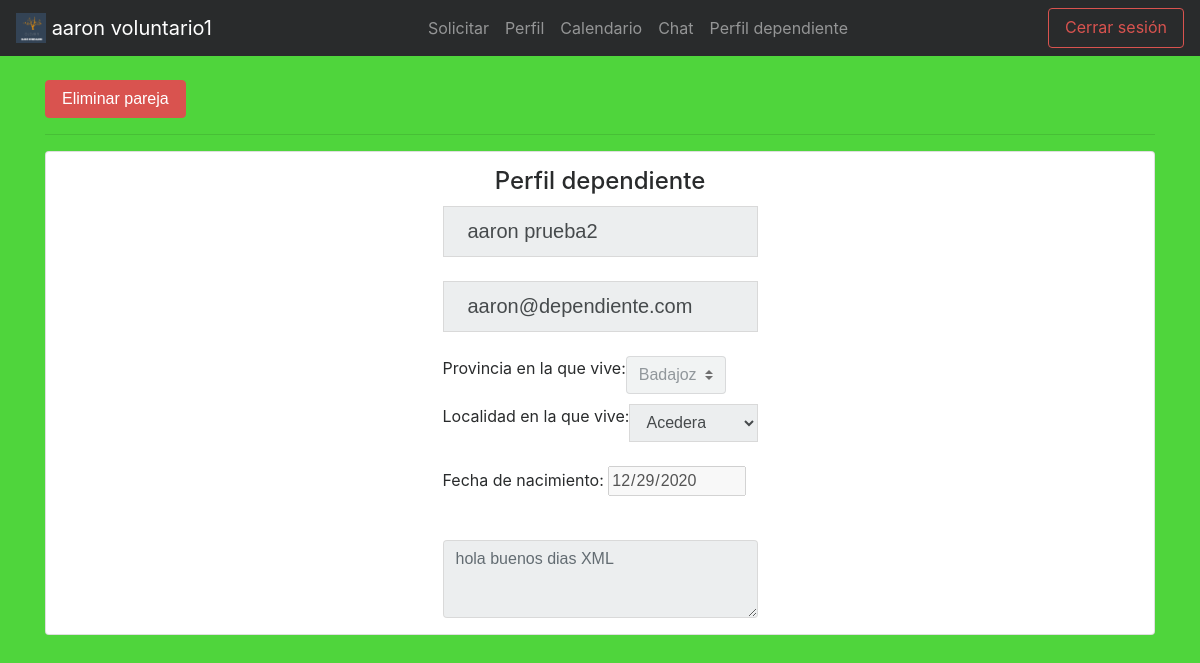
The page /perfil_dependiente.php (signed in) on the database its author committed.
### tables this page shows
CREATE TABLE `dependiente` (
  `Password` varchar(20) NOT NULL,
  `Nombre` varchar(100) NOT NULL,
  `Correo` varchar(50) DEFAULT NULL,
  `Numero_socio` int(11) NOT NULL,
  `Provincia` varchar(50) DEFAULT NULL,
  `Localidad` varchar(50) DEFAULT NULL,
  `Fecha_nacimiento` varchar(30) DEFAULT NULL,
  `Necesidad` varchar(200) DEFAULT NULL,
  `voluntario` varchar(25) DEFAULT NULL
);

### perfil_dependiente.php (the view, shortened to what this page needs)
<?php
include_once "funciones.php";
$voluntario = $_SESSION['usuario'];
$sql = "SELECT * FROM dependiente WHERE voluntario=:voluntario;";
$consulta = $conexion->prepare($sql);
$consulta->execute([":voluntario" => $voluntario->Numero_socio]);
$dependiente = $consulta->fetch(PDO::FETCH_OBJ);
?>
<!DOCTYPE html>
<html lang="es">
<head>
    <link rel="stylesheet" href="css/bootstrap.css">
</head>
<body style="background-color: #4FD53C;">
    <?php
    $sql = "SELECT * FROM parejas WHERE id_voluntario=:id_voluntario";
    $consulta = $conexion->prepare($sql);
    $consulta->execute(["id_voluntario" => $voluntario->Numero_socio]);
    if ($consulta->rowCount() == 0) {
    ?>
        <div class="alert alert-success mt-3 text-center">Todavía no se le ha asignado un dependiente.</div>
    <?php
    } else {
    ?>
        <div class="container">
            <br>
            <button type="button" class="btn btn-danger" data-toggle="modal" data-target="#exampleModal">
                Eliminar pareja
            </button>
            <hr>
            <div class="card bg-light">
                <article class="card-body mx-auto" style="max-width: 400px;">
                    <h4 class="card-title mt-3 text-center">Perfil dependiente</h4>
                    <form>
                        <div class="input-group input-group-lg">
                            <input id="Nombre" name="Nombre" class="form-control input-lg" aria-describedby="inputGroup-sizing-lg" placeholder="Nombre completo" type="text" value="<?php echo $dependiente->Nombre ?>" disabled>
                        </div>
                        <br>
                        <div class="input-group input-group-lg">
                            <input name="correo" id="correo" class="form-control" placeholder="Correo Electronico" type="email" value="<?php echo $dependiente->Correo ?>" disabled>
                        </div>
                        <br>
                        <div class="input-group mb-8">
                            <div class="input-group-prepend">
                                <label class="input-group-text" for="inputGroupSelect01">Provincia en la que vive: </label>
                            </div>
                            <select name="provinciaList" id="provinciaList" class="custom-select" disabled>
                                <option><?php echo $dependiente->Provincia ?></option>
                            </select>
                            <br>
                            <br>
                        </div>
                        <div class="input-group mb-8">
                            <div class="input-group-prepend">
                                <label class="input-group-text" for="inputGroupSelect01">Localidad en la que vive: </label>
                            </div>
                            <select name="localidadList" id="localidadList" class="form-control" disabled>
                                <option><?php echo $dependiente->Localidad ?></option>
                            </select> <span id="advice"> </span>
                        </div>
                        <br>
                        <div class="form-group">
                            <label for="start">Fecha de nacimiento:</label>
                            <input type="date" id="fecha_nacimiento" name="trip-start" value="<?php echo $dependiente->Fecha_nacimiento ?>" disabled>
                        </div>
                        <br>
                        <div class="form-group">
                            <textarea class="form-control" rows="3" id="dependencia" placeholder="<?php echo $dependiente->Necesidad ?>" disabled></textarea>
                        </div>
                    </form>
                </article>
            </div>
        </div>
    <? } ?>

### rows shown on the page
dependiente: Nombre "aaron prueba2", correo "aaron@dependiente.com", provinciaList "Badajoz", localidadList "Acedera", trip-start "12/29/2020", Necesidad "hola buenos dias XML"

### other values the page prints
$voluntario->Nombre "aaron voluntario1"
